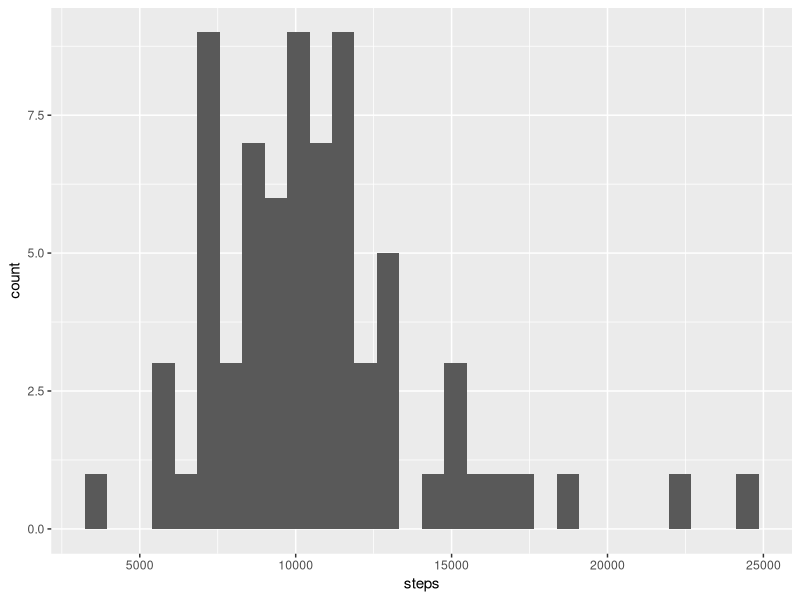
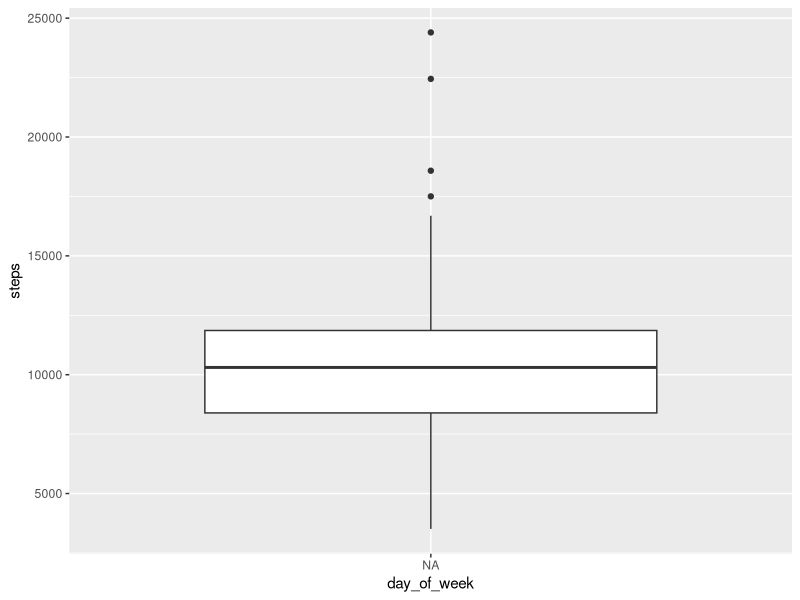

These charts were generated, in order, by the following R code: (Note: this script raises an error after producing the figures.)
## ---- chunk 1
library(tidyverse)
library(readr)
step_count <- read_csv("pvj_data.csv")


step_count <- step_count |>
  mutate(date = as.Date(date, format = "%m/%d/%y"),
       steps = as.numeric(steps)) |> 
  mutate(day_of_week = wday(date, label = TRUE, abbr = FALSE)) |> 
  select(date, day_of_week, steps)
## ---- chunk 2
ggplot(step_count, aes(x = steps)) +
  geom_histogram()
## ---- chunk 3
ggplot(step_count, aes(x = day_of_week, y = steps)) +
  geom_boxplot()
## ---- chunk 4
ggplot(step_count, aes(x = date, y = steps, color = day_of_week)) +
  geom_point()
